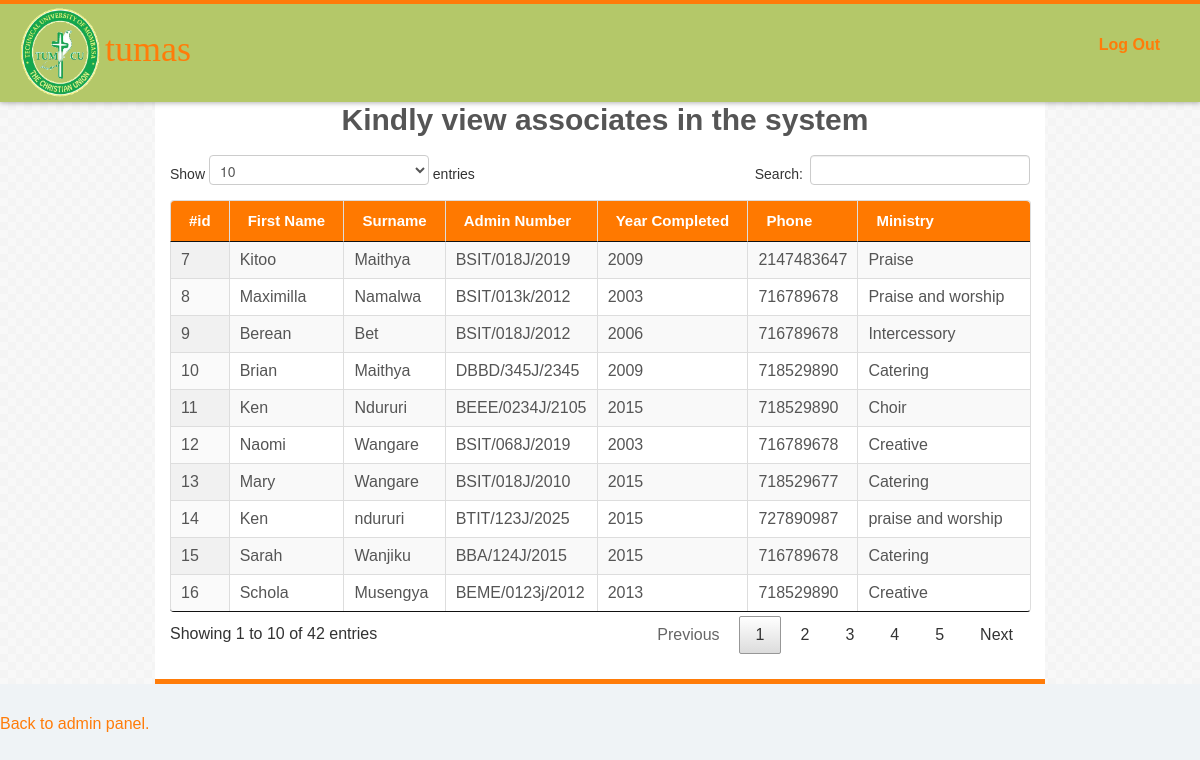
The app's page /admin/associates.php with its own data.
### tables this page shows
CREATE TABLE IF NOT EXISTS `tumas_associates` (
  `id` int(7) NOT NULL AUTO_INCREMENT,
  `fname` varchar(50) NOT NULL,
  `sname` varchar(20) NOT NULL,
  `reg_number` varchar(20) NOT NULL,
  `year_completed` int(4) NOT NULL,
  `phone_number` int(15) NOT NULL,
  `ministry` varchar(50) NOT NULL,
  PRIMARY KEY (`id`),
  UNIQUE KEY `reg_number` (`reg_number`)
);

### admin/associates.php (the view, shortened to what this page needs)
<div class="all_associates_outer">
   <div class="all_associates">
      <h4 class="wow fadeInRight" data-delay="0.9s">Kindly view associates in the system</h4>
         <?php
         require('layout/header.php');
         $result = mysql_query("SELECT * FROM tumas_associates");
         ?>
         <div class="associates_table">
             <table id="example" class="table table-striped table-bordered display">
                 <thead class="table_header">
                   <tr>
                     <th>#id</th>
                     <th>First Name</th>
                     <th>Surname</th>
                     <th>Admin Number </th>
                     <th>Year Completed </th>
                     <th>Phone</th>
                     <th>Ministry</th>
                   </tr>
                 </thead>
                 <tbody>
                   <?php
                     while( $row = mysql_fetch_assoc( $result ) ){
                       echo
                       "<tr>
                         <td>{$row['id']}</td>
                         <td>{$row['fname']}</td>
                         <td>{$row['sname']}</td>
                         <td>{$row['reg_number']}</td>
                         <td>{$row['year_completed']}</td>
                         <td>{$row['phone_number']}</td>
                         <td>{$row['ministry']}</td>
                       </tr>";
                     }
                   ?>
                 </tbody>
             </table>
          </div>
       </div>
   </div>
    <?php
       require('layout/footer.php');
     ?>
   <a href="profile.php">Back to admin panel.</a>

### admin/layout/header.php (shortened to what this page needs)
<!DOCTYPE html>
<html lang="en">
    <head>
        <link rel="stylesheet" href="assets/css/bootstrap.css">
        <link rel="stylesheet" type="text/css" href="assets/css/jquery.dataTables.min.css">
        <link href="styles.css" rel="stylesheet" type="text/css">
        <link rel="stylesheet" type="text/css" href="assets/font-awesome/css/font-awesome.css">
        <link href="assets/css/animate.css" rel="stylesheet" type="text/css" media="all">
        <link rel="stylesheet" href="assets/css/style.css">
    </head>
    <body>
      <div class="header navbar-fixed-top">
            <div class="container">
                <div class="row">
                    <div class="logo span2 wow fadeInLeft" data-wow-delay="0.3s">
                       <a href="profile.php"><img src="assets/img/logo.png"></a>
                    </div>
                    <div class="logo_info span2 wow fadeInRight" data-wow-delay="0.6s">
                      <h1><span class="red">tumas</span></h1>
                    </div>
                    <div class="admin-right">
                        <div class="welcome">
                        </div>
                        <div class="logout">
                           <b><a href="logout.php">Log Out</a></b>
                        </div>
                    </div>
                </div>
            </div>
        </div>

### admin/layout/footer.php (shortened to what this page needs)
  </body>
</html>

### admin/styles.css (style rules this page uses)
span { color:red }
.welcome { padding:20px; margin-top:60px; font-size:20px; postion:absolute; margin-left: 1050px; }
.logout { float:right; padding:5px; margin-right: 20px; margin-top: -45px }
a { text-decoration:none; color:#FF7C09; padding-bottom: 5px; }

### admin/assets/css/style.css (style rules this page uses)
html { color:#fff; }
body { text-align: left; font-family: 'PT Sans', Helvetica, Arial, sans-serif; color: #555; font-size: 16px; font-weight: 400; background: #f4f4f4; }
.red { color:#FF7C09; }
.logo_info { margin-left: -140px; }
.logo_info h1 { padding-left: 50px; font-family: 'Oleo Script', cursive; font-size: 36px; font-weight: 400; margin-left: 10px; color:#15A745; margin-top: 25px; }
.logo a img { height:90px; width:90px; margin-top: 3px; margin-bottom: -10px; }
.header { margin: 0 auto; padding-bottom: 15px; background-color:#B4C869; border-top: 4px solid #FF7C09;; -moz-box-shadow: 0 1px 5px 0 rgba(0,0,0,.3); -webkit-box-shadow: 0 1px 5px 0 rgba(0,0,0,.3); box-shadow: 0 1px 5px 0 rgba(0,0,0,.3); }
body { background:#eff3f6; }
.admin-right { margin-top: -45px; }
.logout { color:; }
.all_associates { margin: 30px auto; background-color:#ffffff; width:880px; padding-left:10px; border-bottom:5px solid #FF7C09; box-shadow:1px 1px 1px rgba(0, 0, 0, 0.06) inset,; }
.all_associates_outer { background: #f4f4f4 url(../img/tiledbackground.jpg) left top repeat;margin-top: 70px; width:100%; }
.all_associates h4 { padding-top:40px; font-weight: bold; font-size: 30px; text-align: center; font-family: Arial, Helvetica, sans-serif; text-shadow:2px 3px 3px rgba(0, 0, 0, 0.06) inset, }
.all_associates tr { width:50px; padding:10px; }
.all_associates tr th { font-weight: bold; width:; font-size: 15px; text-align: left; font-family: Arial, Helvetica, sans-serif; color:#ffffff; padding:5px; width:; background-color: #ff7900; }
.associates_table { width:860px; background-color: #fff; margin:25px auto; padding-right:10px; }

### records on screen
tumas_associates: id "7", fname "Kitoo", sname "Maithya", reg_number "BSIT/018J/2019", year_completed "2009", phone_number "2147483647", ministry "Praise"
tumas_associates: id "8", fname "Maximilla", sname "Namalwa", reg_number "BSIT/013k/2012", year_completed "2003", phone_number "716789678", ministry "Praise and worship"
tumas_associates: id "9", fname "Berean", sname "Bet", reg_number "BSIT/018J/2012", year_completed "2006", phone_number "716789678", ministry "Intercessory"
tumas_associates: id "10", fname "Brian", sname "Maithya", reg_number "DBBD/345J/2345", year_completed "2009", phone_number "718529890", ministry "Catering"
tumas_associates: id "11", fname "Ken", sname "Ndururi", reg_number "BEEE/0234J/2105", year_completed "2015", phone_number "718529890", ministry "Choir"
tumas_associates: id "12", fname "Naomi", sname "Wangare", reg_number "BSIT/068J/2019", year_completed "2003", phone_number "716789678", ministry "Creative"
tumas_associates: id "13", fname "Mary", sname "Wangare", reg_number "BSIT/018J/2010", year_completed "2015", phone_number "718529677", ministry "Catering"
tumas_associates: id "14", fname "Ken", sname "ndururi", reg_number "BTIT/123J/2025", year_completed "2015", phone_number "727890987", ministry "praise and worship"
tumas_associates: id "15", fname "Sarah", sname "Wanjiku", reg_number "BBA/124J/2015", year_completed "2015", phone_number "716789678", ministry "Catering"
tumas_associates: id "16", fname "Schola", sname "Musengya", reg_number "BEME/0123j/2012", year_completed "2013", phone_number "718529890", ministry "Creative"
